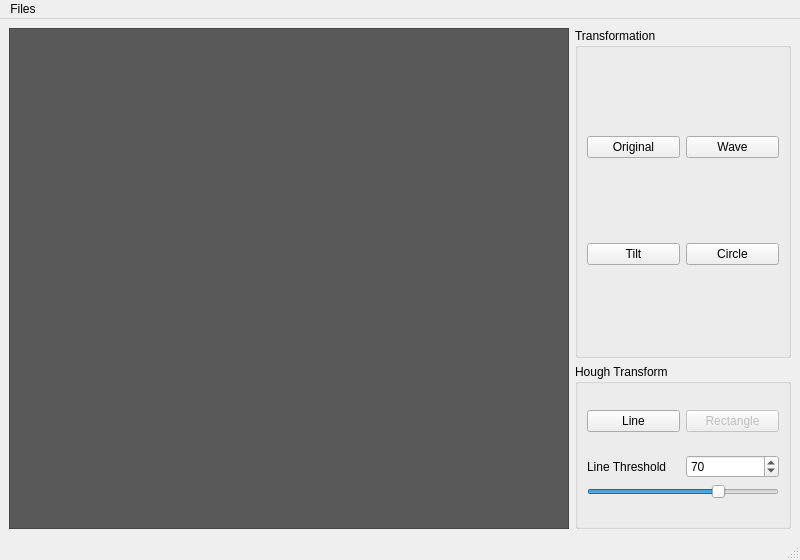
<?xml version="1.0" encoding="UTF-8"?>
<ui version="4.0">
 <class>MainWindow</class>
 <widget class="QMainWindow" name="MainWindow">
  <property name="geometry">
   <rect>
    <x>0</x>
    <y>0</y>
    <width>800</width>
    <height>560</height>
   </rect>
  </property>
  <property name="minimumSize">
   <size>
    <width>800</width>
    <height>560</height>
   </size>
  </property>
  <property name="windowTitle">
   <string>MainWindow</string>
  </property>
  <widget class="QWidget" name="centralwidget">
   <layout class="QGridLayout" name="gridLayout_3">
    <item row="0" column="0" rowspan="2">
     <widget class="QSmartGraphicsView" name="graphicsView">
      <property name="minimumSize">
       <size>
        <width>560</width>
        <height>500</height>
       </size>
      </property>
      <property name="styleSheet">
       <string notr="true">background-color: rgb(89, 89, 89);</string>
      </property>
     </widget>
    </item>
    <item row="0" column="1">
     <widget class="QGroupBox" name="groupBox">
      <property name="sizePolicy">
       <sizepolicy hsizetype="Preferred" vsizetype="Preferred">
        <horstretch>0</horstretch>
        <verstretch>0</verstretch>
       </sizepolicy>
      </property>
      <property name="minimumSize">
       <size>
        <width>0</width>
        <height>330</height>
       </size>
      </property>
      <property name="title">
       <string>Transformation</string>
      </property>
      <property name="flat">
       <bool>true</bool>
      </property>
      <layout class="QGridLayout" name="gridLayout_2">
       <item row="0" column="0">
        <widget class="QPushButton" name="pushButton_original">
         <property name="text">
          <string>Original</string>
         </property>
        </widget>
       </item>
       <item row="0" column="1">
        <widget class="QPushButton" name="pushButton_wave">
         <property name="text">
          <string>Wave</string>
         </property>
        </widget>
       </item>
       <item row="1" column="0">
        <widget class="QPushButton" name="pushButton_tilt">
         <property name="text">
          <string>Tilt</string>
         </property>
        </widget>
       </item>
       <item row="1" column="1">
        <widget class="QPushButton" name="pushButton">
         <property name="text">
          <string>Circle</string>
         </property>
        </widget>
       </item>
      </layout>
     </widget>
    </item>
    <item row="1" column="1">
     <widget class="QGroupBox" name="groupBox_2">
      <property name="title">
       <string>Hough Transform</string>
      </property>
      <property name="flat">
       <bool>true</bool>
      </property>
      <layout class="QGridLayout" name="gridLayout">
       <item row="0" column="0">
        <layout class="QHBoxLayout" name="horizontalLayout_2">
         <item>
          <widget class="QPushButton" name="pushButton_houghLine">
           <property name="text">
            <string>Line</string>
           </property>
          </widget>
         </item>
         <item>
          <widget class="QPushButton" name="pushButton_houghRectangle">
           <property name="enabled">
            <bool>false</bool>
           </property>
           <property name="text">
            <string>Rectangle</string>
           </property>
          </widget>
         </item>
        </layout>
       </item>
       <item row="1" column="0">
        <layout class="QVBoxLayout" name="verticalLayout">
         <item>
          <layout class="QHBoxLayout" name="horizontalLayout">
           <item>
            <widget class="QLabel" name="label">
             <property name="text">
              <string>Line Threshold</string>
             </property>
            </widget>
           </item>
           <item>
            <widget class="QSpinBox" name="spinBox_lineThresholdValue">
             <property name="maximum">
              <number>100</number>
             </property>
             <property name="value">
              <number>70</number>
             </property>
            </widget>
           </item>
          </layout>
         </item>
         <item>
          <widget class="QSlider" name="horizontalSlider_lineThreshold">
           <property name="maximum">
            <number>100</number>
           </property>
           <property name="value">
            <number>70</number>
           </property>
           <property name="orientation">
            <enum>Qt::Horizontal</enum>
           </property>
          </widget>
         </item>
        </layout>
       </item>
      </layout>
     </widget>
    </item>
   </layout>
  </widget>
  <widget class="QMenuBar" name="menubar">
   <property name="geometry">
    <rect>
     <x>0</x>
     <y>0</y>
     <width>800</width>
     <height>21</height>
    </rect>
   </property>
   <widget class="QMenu" name="menuFiles">
    <property name="title">
     <string>Files</string>
    </property>
    <addaction name="actionOpen_image"/>
    <addaction name="actionImport_from_Main"/>
    <addaction name="actionExport_to_Main"/>
    <addaction name="actionExit"/>
   </widget>
   <addaction name="menuFiles"/>
  </widget>
  <widget class="QStatusBar" name="statusbar"/>
  <action name="actionOpen_image">
   <property name="text">
    <string>Open image</string>
   </property>
  </action>
  <action name="actionImport_from_Main">
   <property name="text">
    <string>Import from Main</string>
   </property>
  </action>
  <action name="actionExport_to_Main">
   <property name="text">
    <string>Export to Main</string>
   </property>
  </action>
  <action name="actionExit">
   <property name="text">
    <string>Exit</string>
   </property>
  </action>
 </widget>
 <customwidgets>
  <customwidget>
   <class>QSmartGraphicsView</class>
   <extends>QGraphicsView</extends>
   <header location="global">qsmartgraphicsview.h</header>
  </customwidget>
 </customwidgets>
 <resources/>
 <connections>
  <connection>
   <sender>actionExit</sender>
   <signal>triggered()</signal>
   <receiver>MainWindow</receiver>
   <slot>close()</slot>
   <hints>
    <hint type="sourcelabel">
     <x>-1</x>
     <y>-1</y>
    </hint>
    <hint type="destinationlabel">
     <x>405</x>
     <y>277</y>
    </hint>
   </hints>
  </connection>
 </connections>
</ui>
